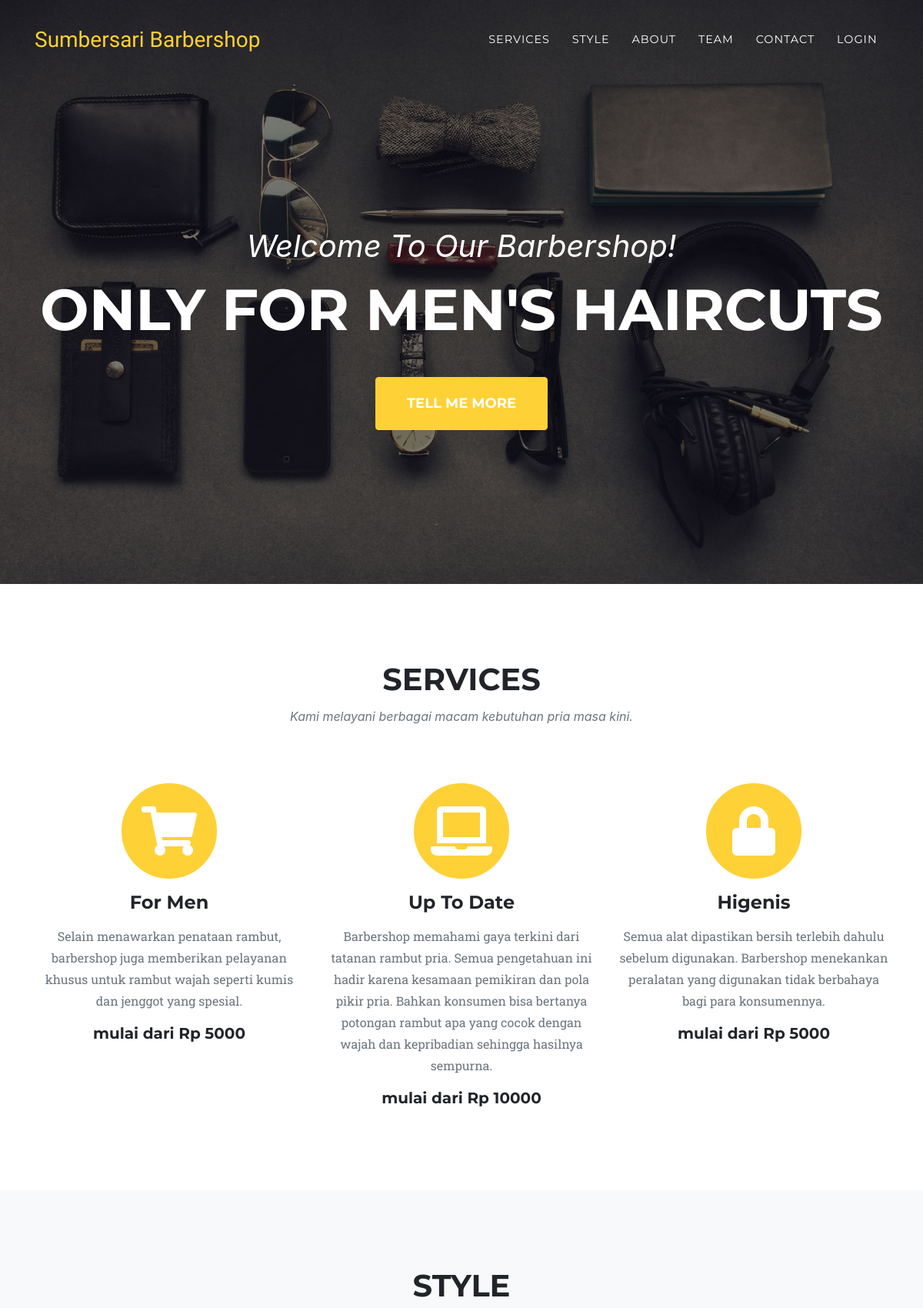
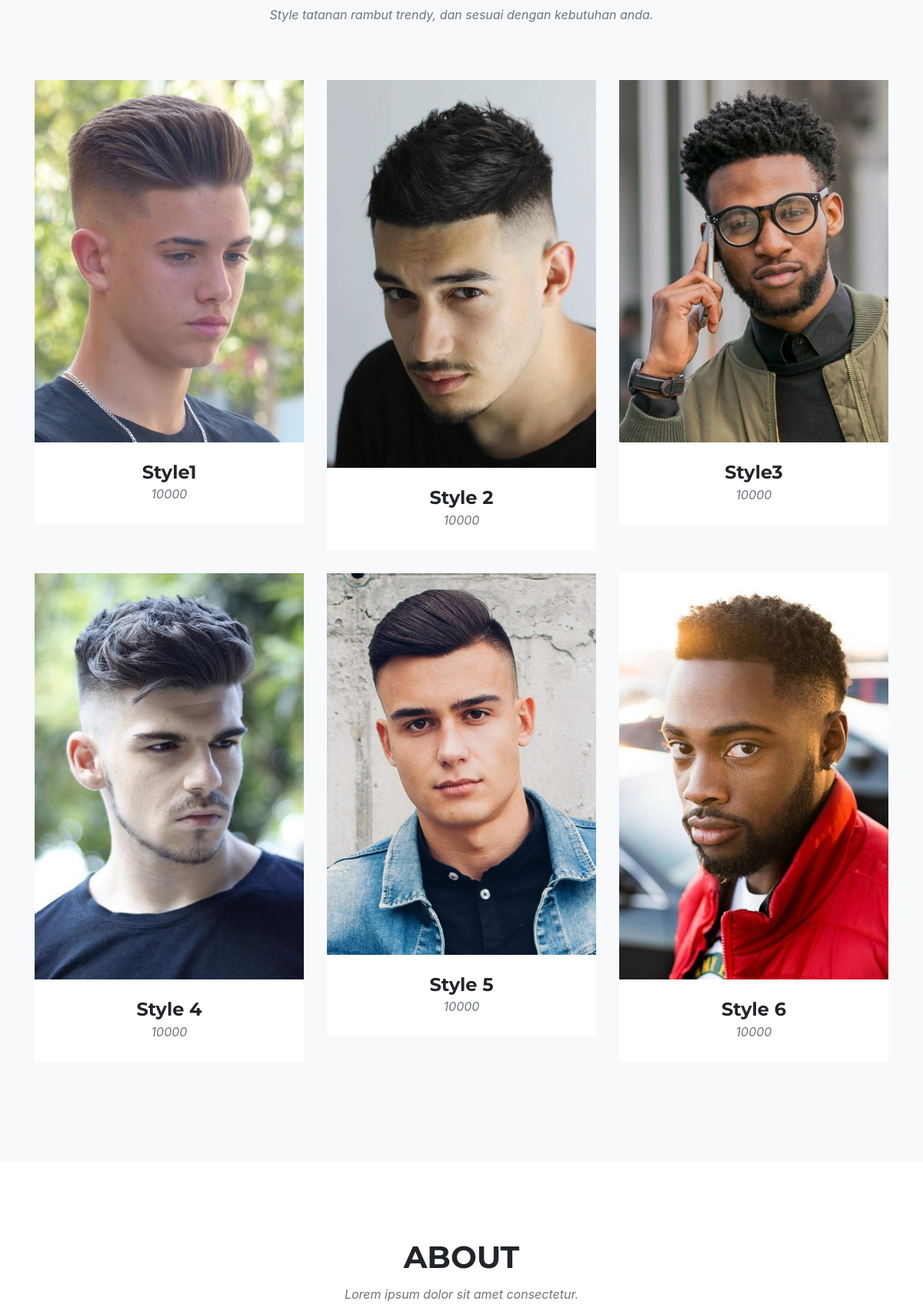
The page /wallpaper/index.php/lp (upper part) on the database its author committed (2 pictures, top to bottom).
### tables this page shows
CREATE TABLE `tb_services` (
  `id_s` int(11) NOT NULL,
  `nama_s` varchar(20) NOT NULL,
  `ket_s` varchar(500) NOT NULL,
  `harga_s` int(11) NOT NULL,
  `ikon_s` varchar(50) NOT NULL
);

CREATE TABLE `tb_produk` (
  `id_p` int(11) NOT NULL,
  `nama_p` varchar(20) NOT NULL,
  `harga_p` int(11) NOT NULL,
  `foto_p` varchar(24) NOT NULL
);

### wallpaper/application/controllers/lp.php (called while the page is built, shortened)
<?php
class Lp extends CI_Controller{
    function __construct(){
		$this->load->model('m_login');
	}
    public function index()
    {
        $data_admin['admin'] = $this->m_lp->tampil_admin()->
        result();
        $data_services['services'] = $this->m_lp->tampil_services()->
        result();
        $data_produk['produk'] = $this->m_lp->tampil_produk()->
        result();
        $this->load->view('LandingPage/v_lp', $data_admin);
        $this->load->view('LandingPage/v_lp_services', $data_services);
        $this->load->view('LandingPage/v_lp_produk', $data_produk);
    }
}

### wallpaper/index.php (called while the page is built, shortened)
<?php
require_once BASEPATH.'core/CodeIgniter.php';

### wallpaper/application/models/m_lp.php (called while the page is built, shortened)
<?php
class M_lp extends CI_Model{
    public function tampil_services()
    {
        return $this->db->get('tb_services');
    }
    public function tampil_produk()
    {
        return $this->db->get('tb_produk');
    }
}

### wallpaper/application/views/LandingPage/v_lp_produk.php (the view, shortened to what this page needs)
<section class="bg-light page-section" id="portfolio">
    <div class="container">
        <div class="row">
            <div class="col-lg-12 text-center">
                <h2 class="section-heading text-uppercase">Style</h2>
                <h3 class="section-subheading text-muted">Style tatanan rambut trendy, dan sesuai dengan kebutuhan anda.</h3>
            </div>
        </div>
        <div class="row">
            <?php
                foreach($produk as $prd):
            ?>
            <div class="col-md-4 col-sm-6 portfolio-item">
                <a class="portfolio-link" data-toggle="modal" href="#portfolioModal1">
                    <img class="img-fluid" src="<?php echo base_url()?>assets/foto/<?php echo $prd->foto_p?>" alt="">
                </a>
                <div class="portfolio-caption">
                    <h4><?php echo $prd->nama_p?></h4>
                    <p class="text-muted"><?php echo $prd->harga_p?></p>
                </div>
            </div>
            <?php endforeach?>
        </div>
    </div>
</section>
<section class="page-section" id="about">
    <div class="container">
        <div class="row">
            <div class="col-lg-12 text-center">
                <h2 class="section-heading text-uppercase">About</h2>
                <h3 class="section-subheading text-muted">Lorem ipsum dolor sit amet consectetur.</h3>
            </div>
        </div>
    </div>
</section>
</body>
</html>

### wallpaper/application/views/LandingPage/v_lp.php (shortened to what this page needs)
<!DOCTYPE html>
<html lang="en">
<head>
    <link href="<?php echo base_url()?>assets/vendor/bootstrap/css/bootstrap.min.css" rel="stylesheet">
    <link href="<?php echo base_url()?>assets/vendor/fontawesome-free/css/all.min.css" rel="stylesheet" type="text/css">
    <link href="<?php echo base_url()?>assets/css/agency.min.css" rel="stylesheet">
</head>
<body id="page-top">
    <nav class="navbar navbar-expand-lg navbar-dark fixed-top" id="mainNav">
        <div class="container">
            <a class="navbar-brand js-scroll-trigger" href="#page-top">Sumbersari Barbershop</a>
            <div class="collapse navbar-collapse" id="navbarResponsive">
                <ul class="navbar-nav text-uppercase ml-auto">
                    <li class="nav-item">
                        <a class="nav-link js-scroll-trigger" href="#services">Services</a>
                    </li>
                    <li class="nav-item">
                        <a class="nav-link js-scroll-trigger" href="#portfolio">Style</a>
                    </li>
                    <li class="nav-item">
                        <a class="nav-link js-scroll-trigger" href="#about">About</a>
                    </li>
                    <li class="nav-item">
                        <a class="nav-link js-scroll-trigger" href="#team">Team</a>
                    </li>
                    <li class="nav-item">
                        <a class="nav-link js-scroll-trigger" href="#contact">Contact</a>
                    </li>
                    <li class="nav-item">
                        <a class="nav-link js-scroll-trigger" data-toggle="modal" data-target="#login">Login</a>
                    </li>
                </ul>
            </div>
        </div>
    </nav>
    <header class="masthead">
        <div class="container">
            <div class="intro-text">
                <div class="intro-lead-in">Welcome To Our Barbershop!</div>
                <div class="intro-heading text-uppercase">only for men's haircuts</div>
                <a class="btn btn-primary btn-xl text-uppercase js-scroll-trigger" href="#services">TELL ME MORE</a>
            </div>
        </div>
    </header>

### wallpaper/application/views/LandingPage/v_lp_services.php (shortened to what this page needs)
<section class="page-section" id="services">
    <div class="container">
        <div class="row">
            <div class="col-lg-12 text-center">
                <h2 class="section-heading text-uppercase">Services</h2>
                <h3 class="section-subheading text-muted">Kami melayani berbagai macam kebutuhan pria masa kini.</h3>
            </div>
        </div>
        <div class="row text-center">
            <?php
                foreach($services as $srv):
            ?>
            <div class="col-md-4">
                <span class="fa-stack fa-4x">
                    <i class="fas fa-circle fa-stack-2x text-primary"></i>
                    <i class="<?php echo $srv->ikon_s?> fa-stack-1x fa-inverse"></i>
                </span>
                <h4 class="service-heading"><?php echo $srv->nama_s?></h4>
                <p class="text-muted"><?php echo $srv->ket_s?></p>
                <h5>mulai dari Rp <?php echo $srv->harga_s?></h5>
            </div>
            <?php  endforeach; ?>
        </div>
    </div>
</section>

### rows shown on the page
tb_services: nama_s "For Men", ket_s "Selain menawarkan penataan rambut, barbershop juga memberikan pelayanan khusus untuk rambut wajah seperti kumis dan jenggot yang spesial.", harga_s "5000"
tb_services: nama_s "Up To Date", ket_s "Barbershop memahami gaya terkini dari tatanan rambut pria. Semua pengetahuan ini hadir karena kesamaan pemikiran dan pola pikir pria. Bahkan konsumen bisa bertanya potongan rambut apa yang cocok dengan wajah dan kepribadian sehingga hasilnya sempurna.", harga_s "10000"
tb_services: nama_s "Higenis", ket_s "Semua alat dipastikan bersih terlebih dahulu sebelum digunakan. Barbershop menekankan peralatan yang digunakan tidak berbahaya bagi para konsumennya.", harga_s "5000"
tb_produk: foto_p (picture), nama_p "Style1", harga_p "10000"
tb_produk: foto_p (picture), nama_p "Style 2", harga_p "10000"
tb_produk: foto_p (picture), nama_p "Style3", harga_p "10000"
tb_produk: foto_p (picture), nama_p "Style 4", harga_p "10000"
tb_produk: foto_p (picture), nama_p "Style 5", harga_p "10000"
tb_produk: foto_p (picture), nama_p "Style 6", harga_p "10000"
